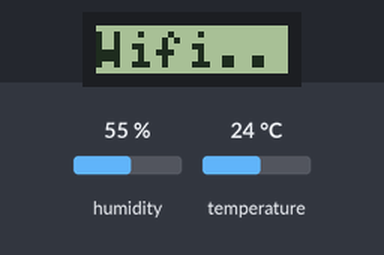
This sketch was run on a simulated ESP8266 (NodeMCU). Parts: 32×8 one-colour display. The test bench sets the inputs (shaded band); at power-on: humidity 55 %, temperature 24 °C. WiFi joins after 1.5 s; servers stay silent unless stated; network time is answered at once with the bench clock; the local clock reads 2024-03-15 10:24:30 at power-on unless the sketch sets it; storage starts empty.

Above: at 0.1 s.
At 2.6 s:
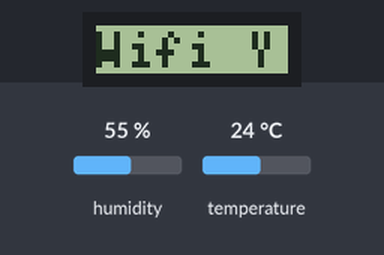
At 4.6 s:
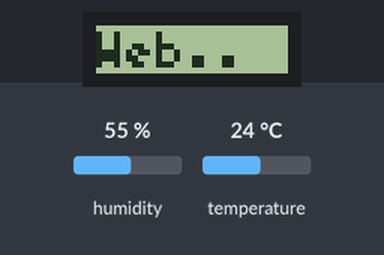
At 5.6 s:
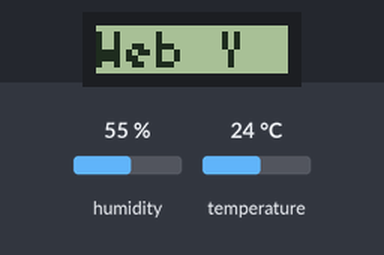
At 6.7 s:
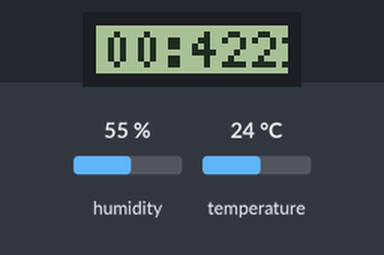
At 32.0 s:
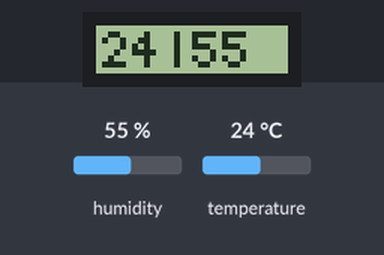

Measured:
- what the display in image 1 shows lasts 2.0 s, from 2.6 s to 4.6 s
- what the display in image 2 shows lasts 1.0 s, from 4.6 s to 5.6 s
- what the display in image 5 shows lasts 5.1 s, from 31.9 s to 37.0 s

The sketch:

dht_to_server.ino
```cpp
#include <ESP8266WiFi.h>
#include "const.h"
#include "server.h"
#include "wifi.h"
#include "display.h"
#include "sensor.h"

//===============================================================
// setup routine
//===============================================================
void setup(){
#if VERBOSE
  Serial.begin(115200);
#endif

  u8g2_setup();

  SPIFFS.begin();

  wifi_setup();
  time_setup();
  server_setup();
  sensor_setup();
}

//===============================================================
// loop routine
//===============================================================
void loop() {
  int temp_h, temp_m, temp_s;

  // Time update
  update_time();
  get_time(&temp_h, &temp_m, &temp_s);

  if (!temp_h && hours)
    get_day(&months, &days);
  hours = temp_h;
  minutes = temp_m;

  // Sensor update
  get_sensor_data(&temperature, &humidity);

  // Switch
  switch(seq[seq_idx]) {
  case TIME:
    sprintf(str_to_print,"%02d%s%02d",hours,spacers[temp_s%2],minutes);
    break;
  case DATE:
    sprintf(str_to_print,"%02d %s",days,months_str[months]);
    break;
  case TEMP_HUMI:
    sprintf(str_to_print,"%02d|%02d",temperature,humidity);
    break;
  default:
    sprintf(str_to_print,"...");
    break;
  }

  handle_counter();

  display_str(1,7,str_to_print,1000);
}
```

const.h
```cpp
#pragma once

#include <FS.h>
#include <Hash.h>
#define VERBOSE   0

typedef enum { TIME, DATE, TEMP_HUMI };
const int max_counter[] = { 25, 10, 10 };
const int seq[] = { TIME, TEMP_HUMI, TIME, DATE };

int temperature, humidity;
int months, days, hours, minutes;

char seq_idx = 0;
char counter = 0;

char str_to_print[10] = "";
char spacers[][2] = {":", " "};
char months_str[12][4] = {"Jan","Feb","Mar","Apr","May","Jun",
                          "Jul","Aug","Sep","Oct","Nov","Dec"};
```

display.h
```cpp
#pragma once

#include <U8g2lib.h>
#include "const.h"

#define DATA_PIN  D7
#define CS_PIN    D8
#define CLK_PIN   D5

U8G2_MAX7219_32X8_F_4W_SW_SPI u8g2(U8G2_R0, CLK_PIN, DATA_PIN, CS_PIN, U8X8_PIN_NONE, U8X8_PIN_NONE);

void handle_counter() {
  seq_idx += ++counter/max_counter[seq[seq_idx]];
  seq_idx %= (sizeof(seq) / sizeof(seq[0]));
  counter %= max_counter[seq[seq_idx]];
}

void display_str(int x, int y, char* str, int delay_t) {
  u8g2.clearBuffer();
  u8g2.drawStr(x, y, str);
  u8g2.sendBuffer();

#if VERBOSE
  Serial.println(str);
#endif

  delay(delay_t);
}

void u8g2_setup() {
  u8g2.begin();
  u8g2.setContrast(16*16-1);
  u8g2.setFont(u8g2_font_5x7_mr);

#if VERBOSE
  Serial.println("u8g2 setup done");
#endif
}
```

sensor.h
```cpp
#pragma once

#include <DHT.h>
#include "const.h"

DHT dht(2, DHT11);

void get_sensor_data(int* temp, int* humi) {


  *temp = (int)dht.readTemperature();
  *humi = (int)dht.readHumidity();

#if VERBOSE
    Serial.print("Temperature: ");
    Serial.println(*temp);
    Serial.print("Humidity: ");
    Serial.println(*humi);
#endif
}

void sensor_setup() {
  dht.begin();

#if VERBOSE
  Serial.println("Sensor ready");
#endif
}
```

server.h
```cpp
#pragma once

#include <ESPAsyncWebServer.h>
#include <ESPAsyncTCP.h>
#include "display.h"
#include "const.h"

AsyncWebServer server(80);

String processor(const String& var){
  char str_disp[15] = "";

  if(var == "TEMP")
    sprintf(str_disp,"%02d%c",temperature,(char)186);
  else if(var == "HUMI")
    sprintf(str_disp,"%02d%%",humidity);

  return str_disp;
}


String temperature_to_server() {
  return String(temperature);
}


String humidity_to_server() {
  return String(humidity);
}

void handle_temp(AsyncWebServerRequest *request) {
  request->send_P(200,"text/plain",temperature_to_server().c_str());
}

void handle_humi(AsyncWebServerRequest *request) {
  request->send_P(200,"text/plain",humidity_to_server().c_str());
}

void handle_root(AsyncWebServerRequest *request) {
  request->send(SPIFFS, "/index.html");
}

void server_setup() {
  display_str(0,7,"Web..",1000);

  server.on("/", HTTP_GET, handle_root);
  server.on("/temperature", HTTP_GET, handle_temp);
  server.on("/humidity", HTTP_GET, handle_humi);
  server.begin();

  display_str(0,7,"Web Y",1000);
}
```

wifi.h
```cpp
#pragma once

#include <WiFiUdp.h>
#include <NTPClient.h>
#include "display.h"
#include "const.h"

#define ESSID     "UPC2533113"
#define PASSWORD  "3u6udbtbtvjU"

WiFiUDP ntp_udp;
NTPClient timeClient(ntp_udp, "pool.ntp.org", 3600);

//===============================================================
// WiFi routines
//===============================================================
void wifi_setup() {
  display_str(0,7,"Wifi..",1000);

  WiFi.begin(ESSID, PASSWORD);
  while (WiFi.status() != WL_CONNECTED) {
    delay(50);
  }

  display_str(0,7,"Wifi Y",1000);

#if VERBOSE
  Serial.println(WiFi.localIP());
#endif
}

//===============================================================
// Time routines
//===============================================================
void update_time() {
    timeClient.update();
}

void get_time(int* hours, int* minutes, int* seconds) {
  timeClient.getTime(hours, minutes, seconds);
}

void get_day(int* months, int* days) {
  *months = timeClient.getMonth();
  *days = timeClient.getDayNum();
}

void time_setup() {
  timeClient.begin();
  delay(1000);

  timeClient.update();
  get_day(&months, &days);
}
```
